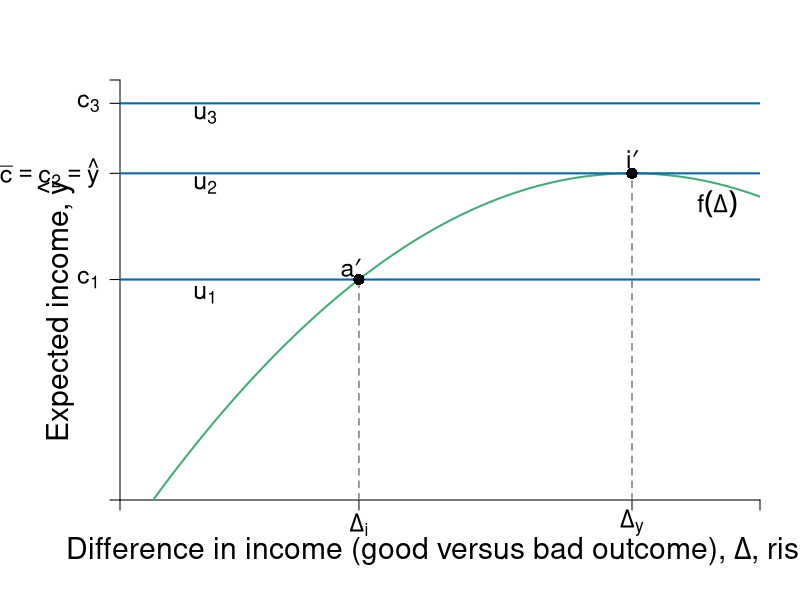

Write the R code that produced this figure.
require(ggplot2)
require(shape)
pdf(file = "risk/risk_return_neutral.pdf", width = 9, height = 7)

# Set parameters for graphics
axislabelsize <- 1.8
labelsize <- 1.5
namesize <- 1.8
annotatesize <- 1.5
graphlinewidth <- 2
segmentlinewidth <- 1.5

COL <- c("#7fc97f", "#beaed4", "#fdc086", "#ffff99", "#386cb0", "#f0027f", "#bf5b17", "#666666")
COLA <- c("#e0f3db", "#99d8c9","#66c2a4","#41ae76", "#238b45", "#005824")
COLB <- c("#c6dbef", "#4eb3d3", "#2b8cbe", "#0868ac","#084081")
COLC <- c("#fcfbfd", "#efedf5", "#dadaeb", "#bcbddc", "#9e9ac8", "#807dba", "#6a51a3", "#54278f", "#3f007d")
grays <- gray.colors(25, start = 1, end = 0)

a <- c(2, 4, 6)
par(mar =  c(5, 6, 4, 2))
xlims <- c(0, 15)
ylims <- c(0, 18)

riskreturn <- function(g, int1 = 14, int2 = 4, coeff = 1/3){
  int1 - (int2 - (coeff)*g)^2
}

uA <- function(y, g, slope = 0.5){
  y+ y*g  - slope*g^2
}

indiffA <- function(g, intercept = 3, slope = 0.125){
  intercept  + slope*g^2
}


#Plot command 
plot(0, 0, xlim = xlims, ylim = ylims, 
     type = "n",
     xlab = expression(paste("")),
     ylab = expression(paste("")), 
     axes = FALSE,
     # xlab = expression(paste("Bob's Payoff, ", u^B)),
     # ylab = expression(paste("Alfredo's Payoff, ", u^A)),
     #xaxt = "n", 
     #yaxt = "n", 
     cex.lab = axislabelsize, 
     bty = "n", 
     xaxs = "i", 
     yaxs = "i"
)

ticksy <- c(0,  riskreturn(g = 5.6), riskreturn(g = 12), 17, ylims[2])
ylabels <- c(NA, expression(paste(c[1])), expression(paste(bar(c) == c[2],phantom() == hat(y))), expression(paste(c[3])), NA)
ticksx <- c(0, 5.6, 12, xlims[2])
xlabels <- c(NA, expression(paste(Delta[i])), expression(paste(Delta[y])), NA)

axis(1, at = ticksx, pos = 0, labels = xlabels, cex.axis = labelsize)
axis(2, at = ticksy, pos = 0, labels = ylabels, las = 1, cex.axis = labelsize)
mtext(expression(paste("Difference in income (good versus bad outcome), ", Delta, ", risk")), side = 1, line = 2.5, cex = axislabelsize)
text(xlims[1] - 1.5, ylims[2] - 0.55*(ylims[2] - ylims[1]), expression(paste("Expected income, ", hat(y))), xpd = TRUE, cex = axislabelsize, srt = 90) 


npts <- 500 
xx1 <- seq(xlims[1], xlims[2], length.out = npts)
lines(xx1, riskreturn(xx1), col = COLA[4], lwd = graphlinewidth, lty = 1)

#Add points a, b, c and c
#segments(5.6, 0, 5.6, riskreturn(g = 5.6), lty = 2, col = COLB[4], lwd = segmentlinewidth)
segments(0, riskreturn(g = 5.6), xlims[2], riskreturn(g = 5.6), lty = 1, col = COLB[4], lwd = graphlinewidth)
segments(0, riskreturn(g = 12) , xlims[2], riskreturn(g = 12) , lty = 1, col = COLB[4], lwd = graphlinewidth)
segments(0, 17, xlims[2], 17, lty = 1, col = COLB[4], lwd = graphlinewidth)

segments(5.6, 0, 5.6, riskreturn(g = 5.6), lty = 2, col = grays[20], lwd = segmentlinewidth)

segments(12, 0, 12, riskreturn(g = 12) , lty = 2, col = grays[20], lwd = segmentlinewidth)


#Label risk return schedule
text(14, 12.7, expression(paste(f(Delta))), cex = labelsize)


#Label value functions
text(2, 8.8, expression(u[1]), cex = labelsize)
text(2, 13.5, expression(u[2]), cex = labelsize)
text(2, 16.5, expression(u[3]), cex = labelsize)


points(5.6, riskreturn(g = 5.6), pch = 16, col = "black", cex = 1.5)
text(5.6 - 0.2, riskreturn(g = 5.6) + 0.5, expression(paste(a*minute)), cex = labelsize)


points(12, riskreturn(g = 12) , pch = 16, col = "black", cex = 1.5)
text(12, riskreturn(g = 12) + 0.6, expression(paste(i*minute)), cex = labelsize)


dev.off()
